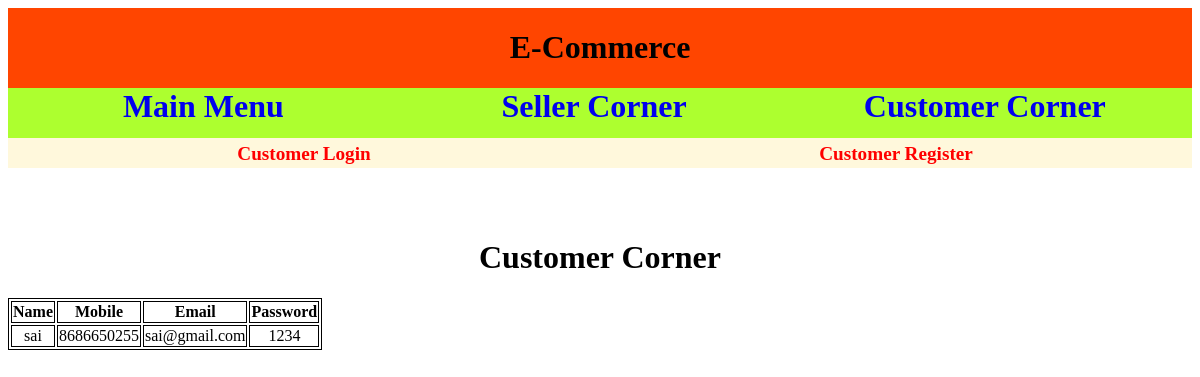
Page /cmenu on the committed database.
### Customer/models.py (models this page shows)
class Customer(models.Model):
    Name = models.CharField(max_length=50)
    Mobile = models.IntegerField()
    Email = models.EmailField()
    Password = models.CharField(max_length=20)

### Customer/views.py (the view)
# urls.py: path('cmenu',views.Customer_Home,name='cmenu'),
def Customer_Home(request):
    try:
        if request.session['user']:
            return render(request,'CHome.html')
        else:
            res = Customer.objects.all()
            return render(request,"Customer.html",{'data':res})
    except KeyError:
        res = Customer.objects.all()
        return render(request,"Customer.html",{'data':res})

### Templates/customer.html (shortened to what this page needs)
<html>
    <head>
    </head>
    <body>
        <div class="home1">
            <h1>E-Commerce</h1>
        </div>
        <div class="home2">
            <a href="../">Main Menu</a>
            <a href="../seller/smenu">Seller Corner</a>
            <a href="cmenu">Customer Corner</a>
        </div>
        <div class="cus">
            <a href="clog">Customer Login</a>
            <a href="creg">Customer Register</a>
        </div>
        <div class="cus1" >
            <h1>Customer Corner</h1>
            <table>
                <tr>
                    <th>Name</th>
                    <th>Mobile</th>
                    <th>Email</th>
                    <th>Password</th>
                </tr>
                {% for i in data %}
                <tr>
                    <td>{{ i.Name }}</td>
                    <td>{{ i.Mobile }}</td>
                    <td>{{ i.Email }}</td>
                    <td>{{ i.Password }}</td>
                </tr>
                {% endfor %}
            </table>
        </div>
    </body>
</html>

### Templates/customer.html (style rules this page uses)
.home1 { float: left;width: 100%;text-align: center;background-color: orangered; }
.home2 { float: left;width: 100%;height: 50px;text-align: center;background-color: greenyellow; }
.home2 a { float: left;width: 33%;text-decoration: none;font-weight: bolder;font-size: xx-large; }
.cus { float: left;width: 100%;height: 30px;background-color: cornsilk;text-align: center; }
.cus a { float: left;width: 50%;text-decoration: none;color: red;font-weight: bolder;margin-top: 5px;font-size: larger; }
.cus1 { float: left;width: 100%;text-align: center;margin-top: 50px; }
.cus1 table { border: 1px black solid;text-align: center; }
.cus1 table th { border: 1px black solid; }
.cus1 table td { border: 1px black solid; }

### rows in the picture
Customer: Name "sai", Mobile "8686650255", Email "sai@gmail.com", Password "1234"
